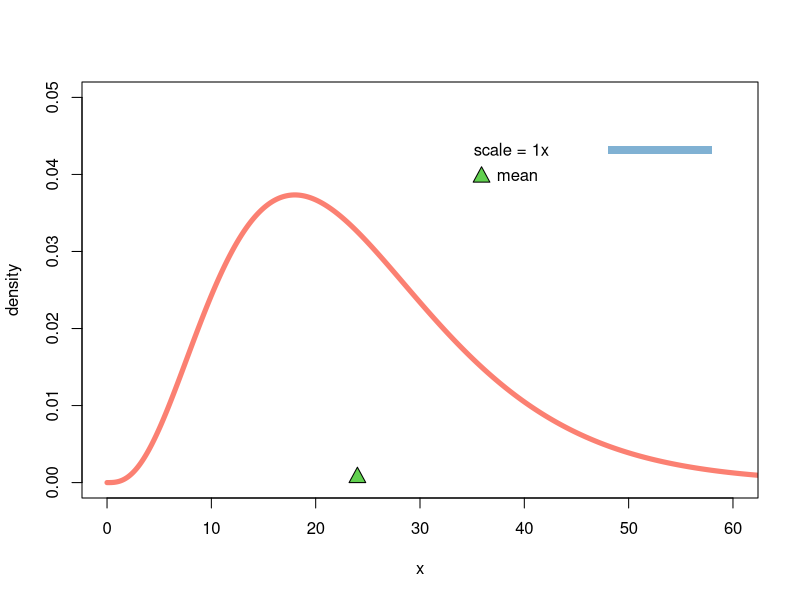
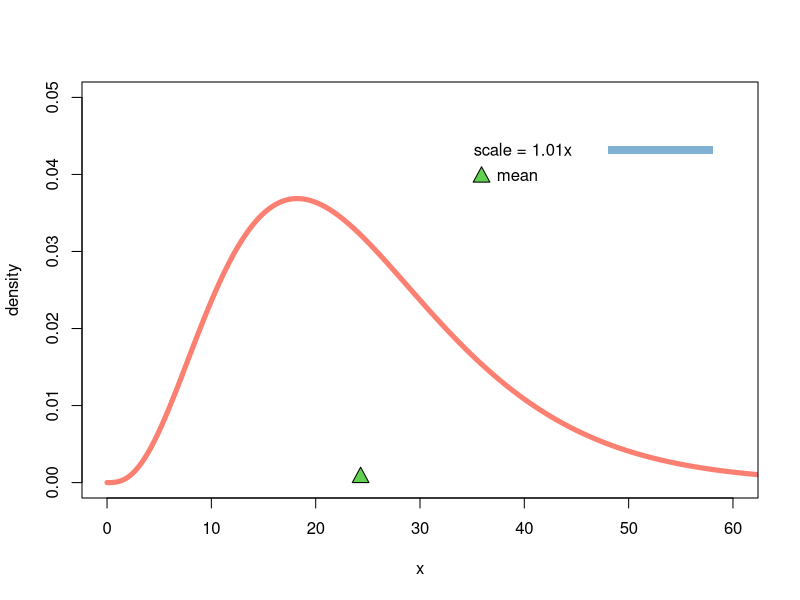
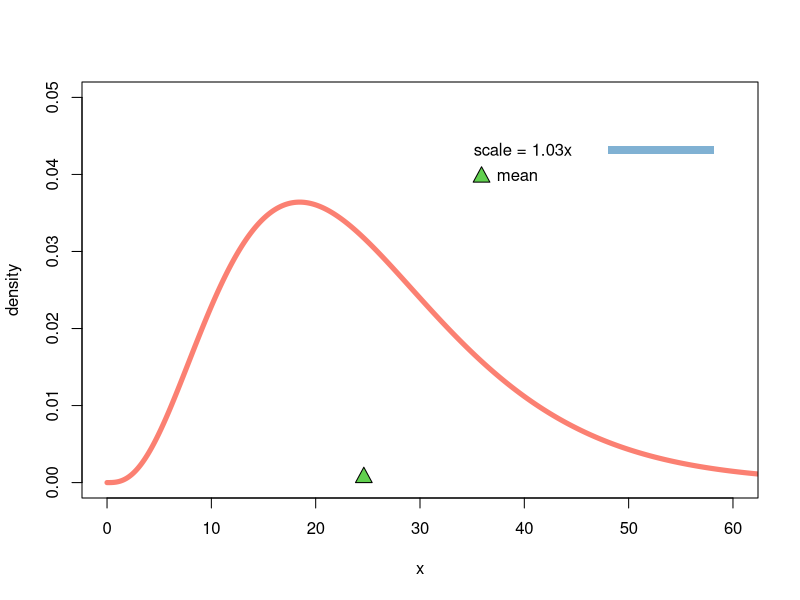
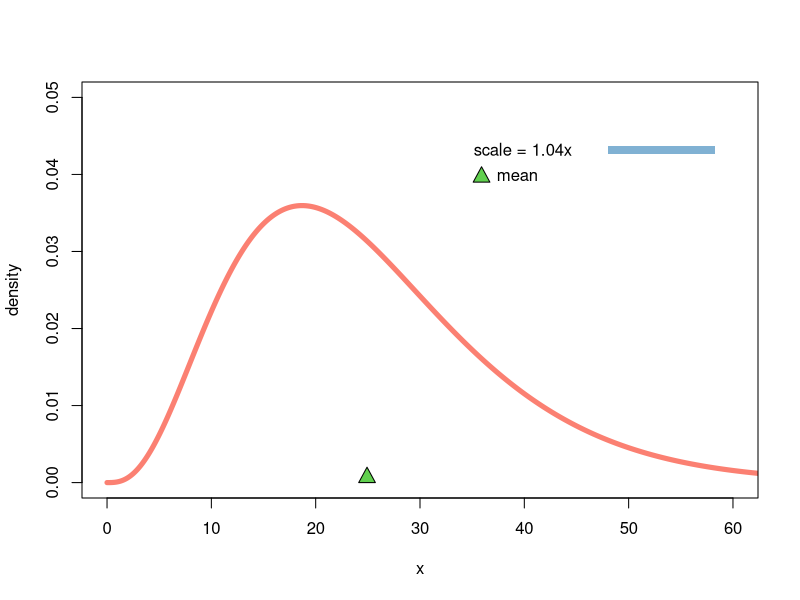
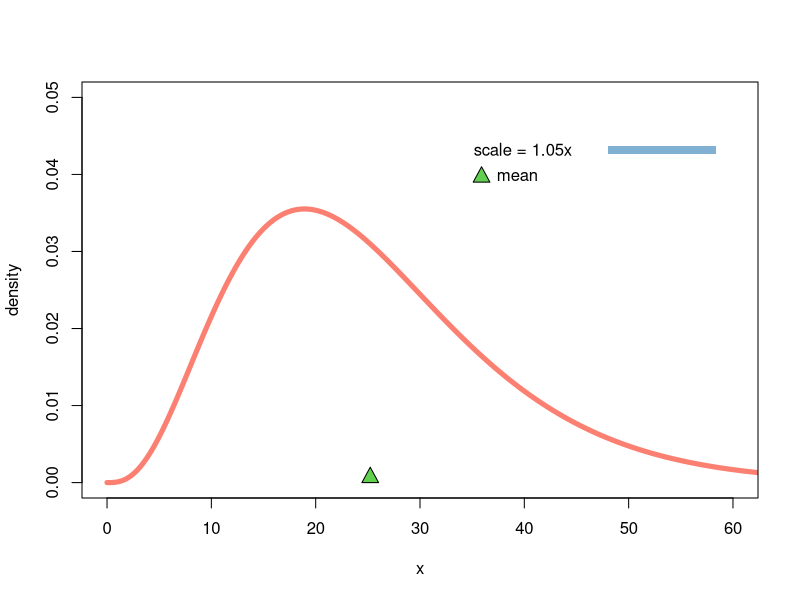
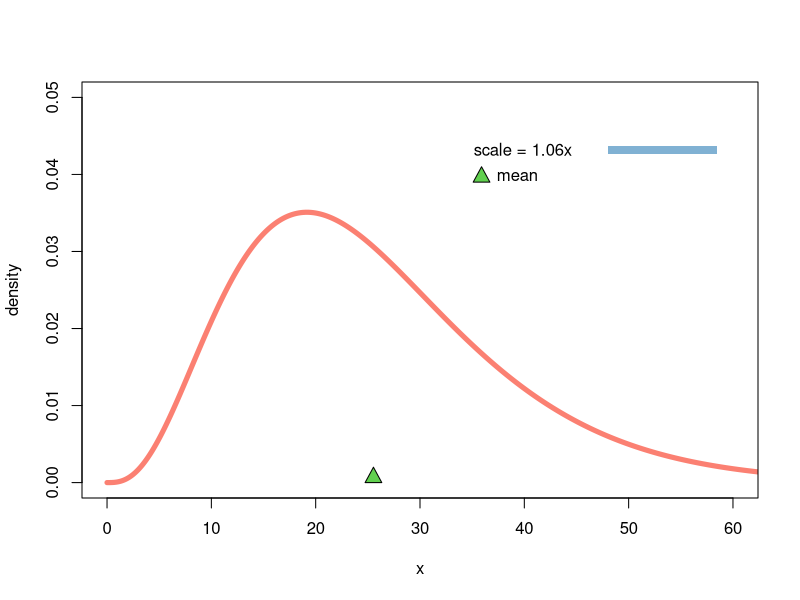
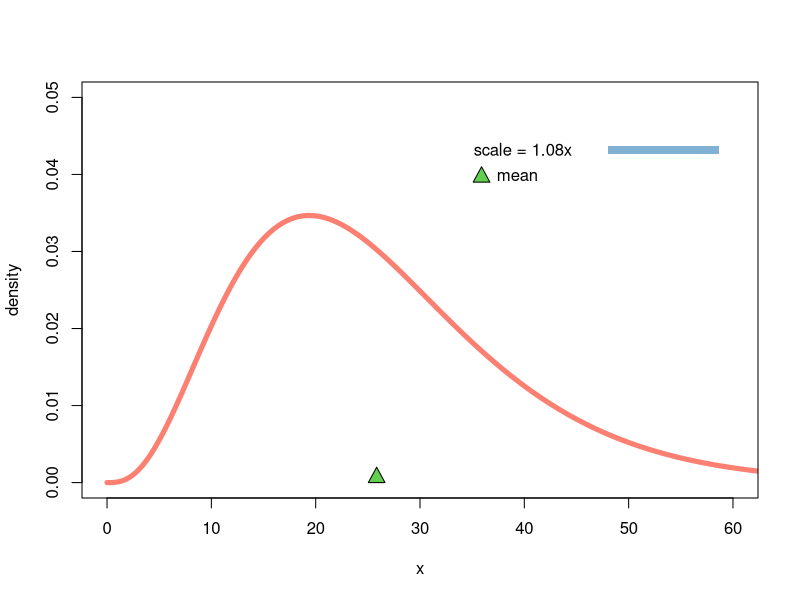
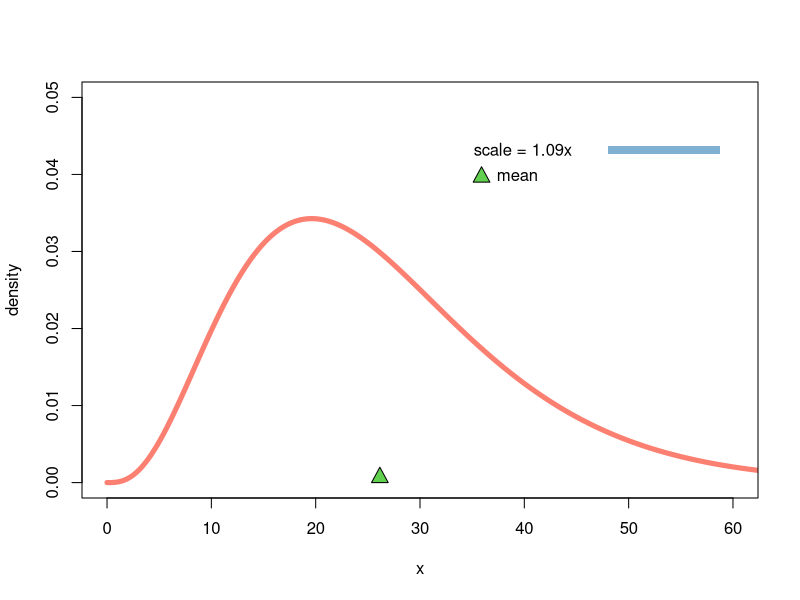

The R script that drew these images, in order:
require(RColorBrewer);
require(stringr);

#img = image_graph(540, 540, res = 96);
dev.new(width="540px", height="540px", unit="px");

col = brewer.pal(n=12, "Set3");
scale = 1;
count = 0;

for(scale in seq(1, 1.5, length=40)){
	x = seq(0, 120, length=5000);
	y = dgamma(x/scale, shape=4, scale=6) / scale;
	mean = sum(x * y * diff(x[1:2]));
	plot(x, y, type="l", col=col[4], lwd=5, xlab="x", ylab="density", xlim=c(0, 60), ylim=c(0, 0.05));

	polygon(
		c(mean-0.8, mean, mean+0.8),
		c(0, 0.002, 0),
		col=3);

	polygon(
		c(mean-0.8, mean, mean+0.8) + 0.9 - mean + 35,
		c(0, 0.002, 0) + 0.039,
		col=3);
	text(1.4 + 35, 0.0397, "mean", pos=4);

	text(-0.8 + 35, 0.043, paste("scale = ", round(scale, digits=2), "x", sep=""), pos=4);
	polygon(
		c(0, 10+8*(scale-1), 10+8*(scale-1), 0) + 13 + 35,
		c(0.043, 0.043, 0.042, 0.042) + 0.0007,
		col=col[5], border=F);

	savePlot(paste("frame", str_replace_all(format(count, width=3), " ", "0"), ".png", sep=""));

	count = count + 1;
	print(count);
}

for(scale in seq(1.5, 0.7, length=80)){
	x = seq(0, 120, length=5000);
	y = dgamma(x/scale, shape=4, scale=6) / scale;
	mean = sum(x * y * diff(x[1:2]));
	plot(x, y, type="l", col=col[4], lwd=5, xlab="x", ylab="density", xlim=c(0, 60), ylim=c(0, 0.05));

	polygon(
		c(mean-0.8, mean, mean+0.8),
		c(0, 0.002, 0),
		col=3);

	polygon(
		c(mean-0.8, mean, mean+0.8) + 0.9 - mean + 35,
		c(0, 0.002, 0) + 0.039,
		col=3);
	text(1.4 + 35, 0.0397, "mean", pos=4);

	text(-0.8 + 35, 0.043, paste("scale = ", round(scale, digits=2), "x", sep=""), pos=4);
	polygon(
		c(0, 10+8*(scale-1), 10+8*(scale-1), 0) + 13 + 35,
		c(0.043, 0.043, 0.042, 0.042) + 0.0007,
		col=col[5], border=F);

	savePlot(paste("frame", str_replace_all(format(count, width=3), " ", "0"), ".png", sep=""));

	count = count + 1;
	print(count);
}

#dev.off();
#animation <- image_animate(img, fps = 100, optimize = FALSE);
#image_write_gif(animation, "out.gif");
